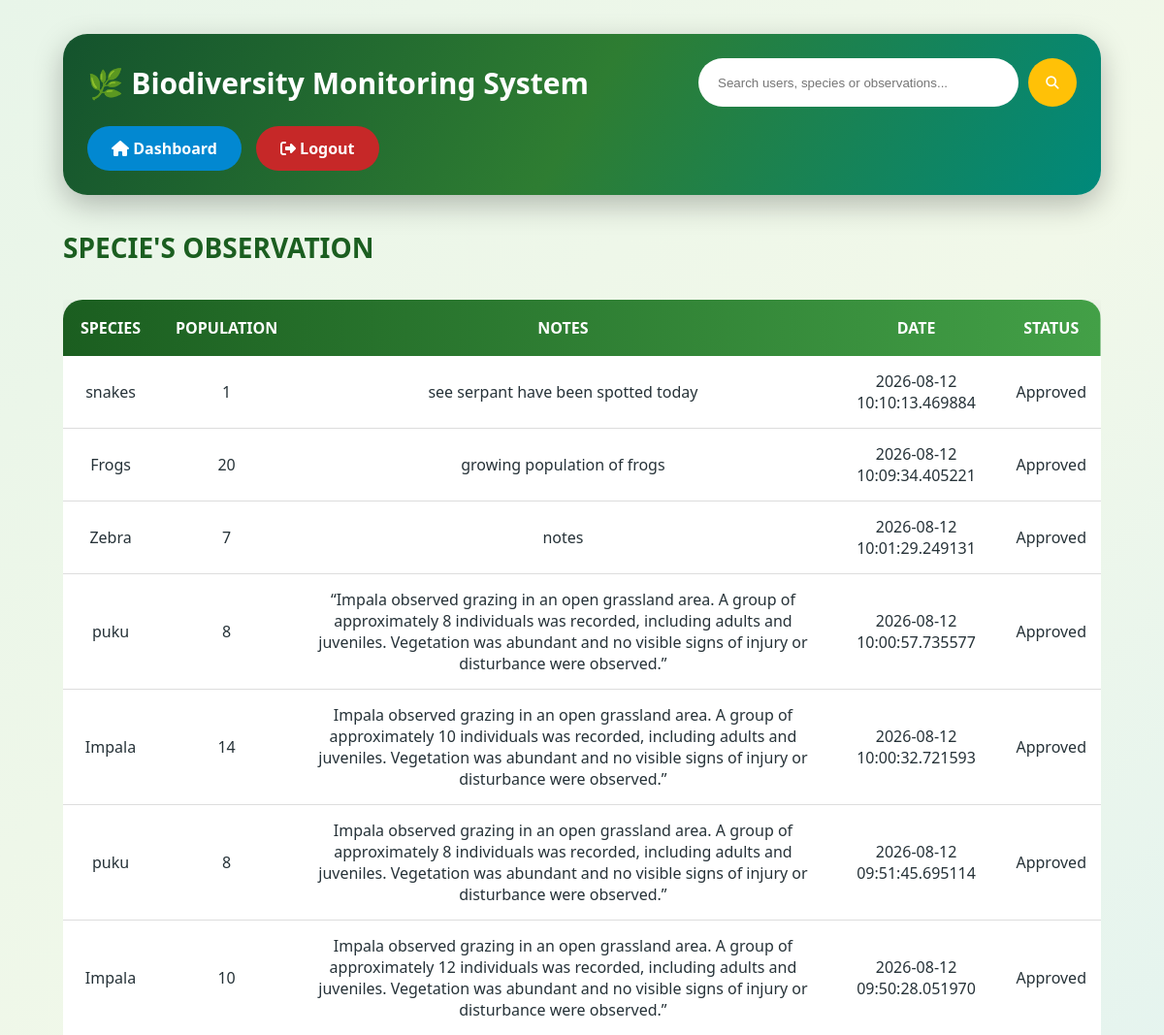
/view_observations (signed in, upper part), run on an earlier commit of the app's database.
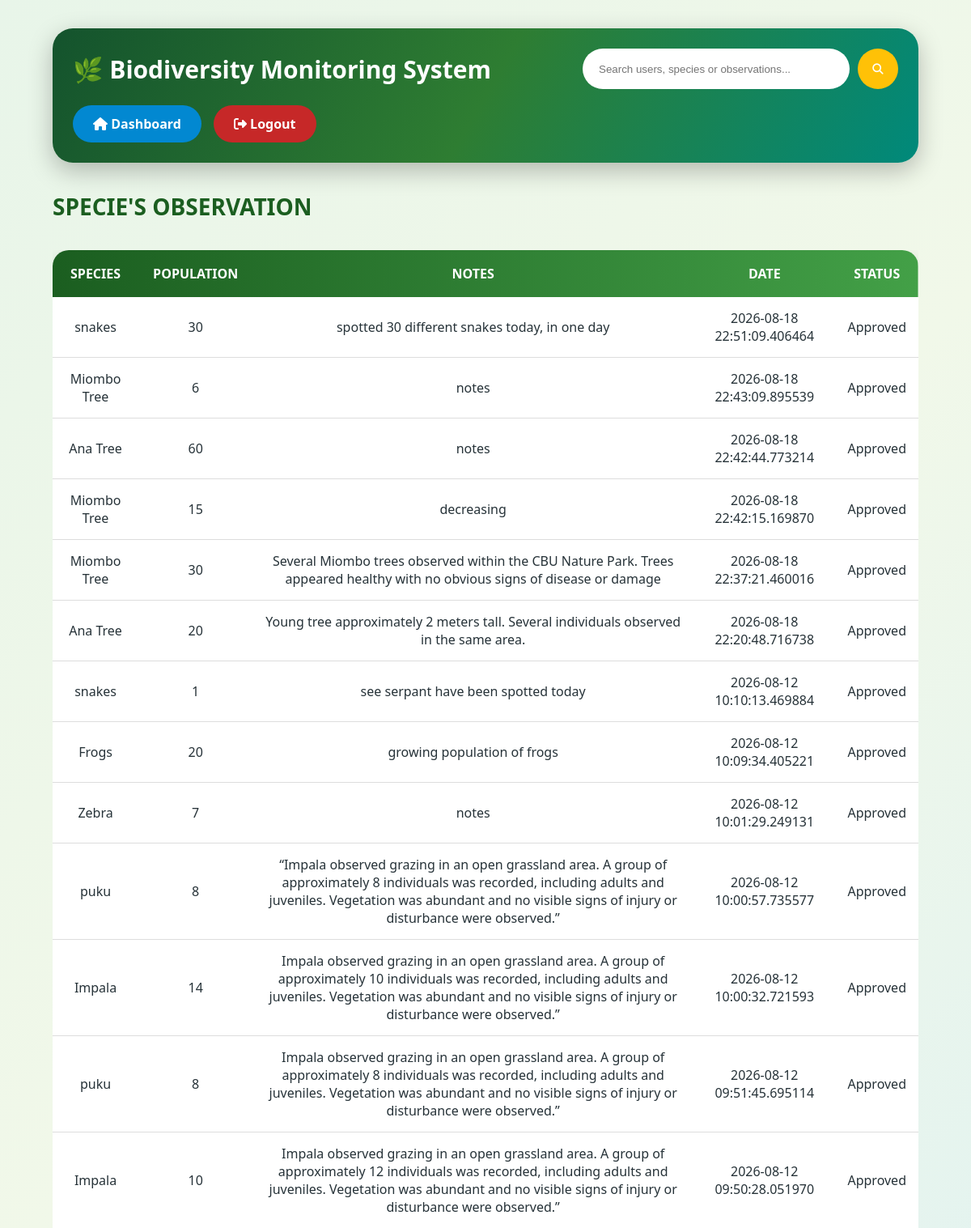
And on a later commit of the database.
### models.py (models this page shows, shortened)
class Observation(db.Model):
    __tablename__ = "observation"
    id = db.Column(db.Integer, primary_key=True)
    species_id = db.Column(db.Integer,db.ForeignKey("species.id"), nullable=False)
    observation_date = db.Column(db.DateTime, default=lambda: datetime.now(timezone.utc))
    population_count = db.Column(db.Integer, nullable=False)
    notes = db.Column(db.Text)
    photo = db.Column(db.String(555))
    status = db.Column(db.String(20), default="Pending")
    reviewed_by = db.Column(db.Integer, db.ForeignKey("details.id"),nullable=True)
    reviewed_at = db.Column(db.DateTime)

class Species(db.Model):
    __tablename__ = "species"
    id = db.Column(db.Integer, primary_key=True)
    scientificName = db.Column(db.String(50), nullable=False)
    specie_Common_Name = db.Column(db.String(50), nullable=False)
    specie_Habitat = db.Column(db.String(50), nullable=False, default="savannah")
    location = db.Column(db.String(50), nullable=False, default="CBU Nature Park")
    observations = db.relationship("Observation",backref="species",lazy=True,
        cascade="all, delete-orphan")

### app.py (the view)
@app.route("/view_observations")
@login_required
@role_required("field_officer","admin","viewer")
def view_observations():
    observations = Observation.query.order_by(Observation.observation_date.desc()).all()
    return render_template("view_observations.html", observations=observations)

### app.py (called while the page is built)
def login_required(f):
    @wraps(f)
    def decorated_function(*args, **kwargs):
        if 'user_id' not in session:
            return redirect(url_for('login'))
        return f(*args, **kwargs)
    return decorated_function

def role_required(*roles):
    def decorator(f):
        @wraps(f)
        def decorated_function(*args, **kwargs):
            if 'user_id' not in session:
                return redirect(url_for('login'))
            if session.get('role') not in roles:
                return "Access Denied", 403
            return f(*args, **kwargs)
        return decorated_function
    return decorator

### templates/view_observations.html (shortened to what this page needs)
{% extends "base.html" %}
{% block css %}
<link rel="stylesheet" href="{{ url_for('static', filename='table.css') }}">
{% endblock %}
{% block content %}
<div class="admin-container">
    <header class="top-bar">
        <div class="logo">
            <h1>🌿 Biodiversity Monitoring System</h1>
        </div>
        <form action="{{ url_for('search') }}" method="GET" class="search-form">
            <input type="text" name="search" placeholder="Search users, species or observations..." value="{{ search if search else '' }}">
            <button type="submit">
                 <i class="fa-solid fa-magnifying-glass"></i>
            </button>
        </form>
        <div class="nav-buttons">
            <a href="{{ url_for('back') }}" class="nav-btn">
                <i class="fa-solid fa-house"></i>
                Dashboard
            </a>
            <a href="{{ url_for('logout') }}" class="logout-btn">
                <i class="fa-solid fa-right-from-bracket"></i>
                Logout
            </a>
        </div>
    </header>
    <h2 class="section-title"> SPECIE'S OBSERVATION</h2>
    <div class="table-container">
        <table>
            <thead>
                <tr>
                    <th>Species</th>
                    <th>Population</th>
                    <th>Notes</th>
                    <th>Date</th>
                    <th>Status</th>
                </tr>
            </thead>
            <tbody>
                {% for obs in observations %}
                <tr>
                    <td>{{ obs.species.specie_Common_Name }}</td>
                    <td>{{ obs.population_count }}</td>
                    <td>{{ obs.notes }}</td>
                    <td>{{ obs.observation_date }}</td>
                    <td>
                        {% if obs.status == "Pending" %}
                            <span class="badge bg-warning">Pending</span>
                        {% elif obs.status == "Approved" %}
                            <span class="badge bg-success">Approved</span>
                        {% elif obs.status == "Rejected" %}
                            <span class="badge bg-danger">Rejected</span>
                        {% else %}
                            <span class="badge bg-secondary">Unknown</span>
                            {% endif %}
                        </td>
                    </tr>
                    {% endfor %}
            </tbody>
        </table>
    </div>
</div>
{% endblock %}

What changed in the data, as far as the page shows it:
added Observation: species.specie_Common_Name "snakes", population_count "30", notes "spotted 30 different snakes today, in one day", observation_date "2026-08-18 22:51:09.406464", status "Approved"
added Observation: species.specie_Common_Name "Miombo Tree", population_count "6", notes "notes", observation_date "2026-08-18 22:43:09.895539", status "Approved"
added Observation: species.specie_Common_Name "Ana Tree", population_count "60", notes "notes", observation_date "2026-08-18 22:42:44.773214", status "Approved"
added Observation: species.specie_Common_Name "Miombo Tree", population_count "15", notes "decreasing", observation_date "2026-08-18 22:42:15.169870", status "Approved"
added Observation: species.specie_Common_Name "Miombo Tree", population_count "30", notes "Several Miombo trees observed within the CBU Nature Park. Trees appeared healthy with no obvious signs of disease or damage", observation_date "2026-08-18 22:37:21.460016", status "Approved"
added Observation: species.specie_Common_Name "Ana Tree", population_count "20", notes "Young tree approximately 2 meters tall. Several individuals observed in the same area.", observation_date "2026-08-18 22:20:48.716738", status "Approved"
